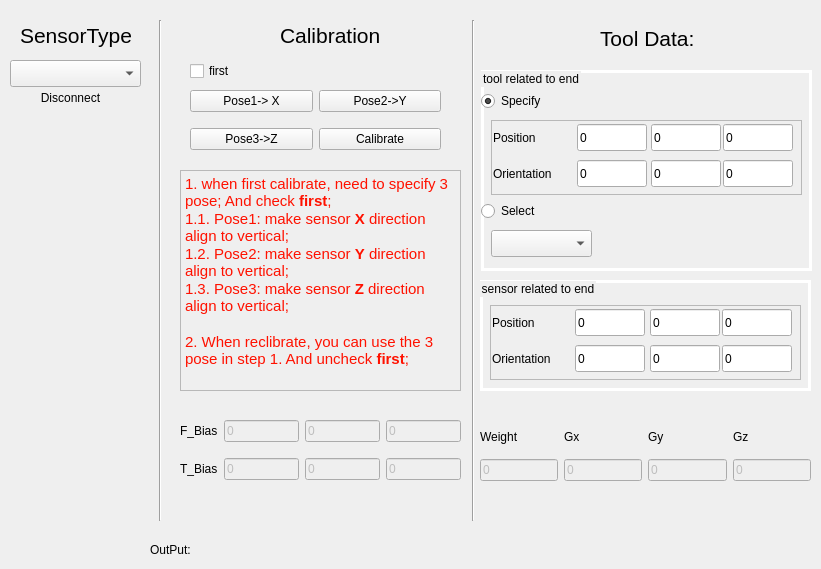
   <widget class="QWidget" name="FT_Sensor">
    <attribute name="title">
     <string>FT Sensor</string>
    </attribute>
    <widget class="QComboBox" name="cBSensorName">
     <property name="geometry">
      <rect>
       <x>10</x>
       <y>60</y>
       <width>131</width>
       <height>27</height>
      </rect>
     </property>
     <property name="editable">
      <bool>false</bool>
     </property>
    </widget>
    <widget class="QLabel" name="label_calibration">
     <property name="geometry">
      <rect>
       <x>280</x>
       <y>27</y>
       <width>111</width>
       <height>17</height>
      </rect>
     </property>
     <property name="font">
      <font>
       <pointsize>16</pointsize>
      </font>
     </property>
     <property name="text">
      <string>Calibration</string>
     </property>
    </widget>
    <widget class="QLabel" name="label_sensor_type">
     <property name="geometry">
      <rect>
       <x>20</x>
       <y>20</y>
       <width>121</width>
       <height>31</height>
      </rect>
     </property>
     <property name="font">
      <font>
       <pointsize>16</pointsize>
      </font>
     </property>
     <property name="text">
      <string>SensorType</string>
     </property>
    </widget>
    <widget class="QLabel" name="label_realtimeData_3">
     <property name="geometry">
      <rect>
       <x>150</x>
       <y>540</y>
       <width>91</width>
       <height>20</height>
      </rect>
     </property>
     <property name="text">
      <string>OutPut:</string>
     </property>
    </widget>
    <widget class="QWidget" name="gridLayoutWidget">
     <property name="geometry">
      <rect>
       <x>190</x>
       <y>80</y>
       <width>251</width>
       <height>80</height>
      </rect>
     </property>
     <layout class="QGridLayout" name="gridLayout_12">
      <item row="0" column="0">
       <widget class="QPushButton" name="pBPos1">
        <property name="text">
         <string>Pose1-&gt; X</string>
        </property>
       </widget>
      </item>
      <item row="0" column="1">
       <widget class="QPushButton" name="pBPos2">
        <property name="text">
         <string>Pose2-&gt;Y</string>
        </property>
       </widget>
      </item>
      <item row="1" column="0">
       <widget class="QPushButton" name="pBPos3">
        <property name="text">
         <string>Pose3-&gt;Z</string>
        </property>
       </widget>
      </item>
      <item row="1" column="1">
       <widget class="QPushButton" name="pBCalibration">
        <property name="text">
         <string>Calibrate</string>
        </property>
       </widget>
      </item>
     </layout>
    </widget>
    <widget class="QLabel" name="lbOutPut">
     <property name="geometry">
      <rect>
       <x>260</x>
       <y>540</y>
       <width>441</width>
       <height>20</height>
      </rect>
     </property>
     <property name="text">
      <string/>
     </property>
    </widget>
    <widget class="QCheckBox" name="cBFirst">
     <property name="geometry">
      <rect>
       <x>190</x>
       <y>60</y>
       <width>61</width>
       <height>22</height>
      </rect>
     </property>
     <property name="text">
      <string>first</string>
     </property>
     <property name="checked">
      <bool>false</bool>
     </property>
    </widget>
    <widget class="QTextEdit" name="textEdit">
     <property name="enabled">
      <bool>false</bool>
     </property>
     <property name="geometry">
      <rect>
       <x>180</x>
       <y>170</y>
       <width>281</width>
       <height>221</height>
      </rect>
     </property>
     <property name="html">
      <string>&lt;!DOCTYPE HTML PUBLIC &quot;-//W3C//DTD HTML 4.0//EN&quot; &quot;http://www.w3.org/TR/REC-html40/strict.dtd&quot;&gt;
&lt;html&gt;&lt;head&gt;&lt;meta name=&quot;qrichtext&quot; content=&quot;1&quot; /&gt;&lt;style type=&quot;text/css&quot;&gt;
p, li { white-space: pre-wrap; }
&lt;/style&gt;&lt;/head&gt;&lt;body style=&quot; font-family:'Ubuntu'; font-size:11pt; font-weight:400; font-style:normal;&quot;&gt;
&lt;p style=&quot; margin-top:0px; margin-bottom:0px; margin-left:0px; margin-right:0px; -qt-block-indent:0; text-indent:0px;&quot;&gt;&lt;span style=&quot; font-family:'Ubuntu'; color:#ff1100;&quot;&gt;1. when first calibrate, need to specify 3 pose; And check&lt;/span&gt;&lt;span style=&quot; font-family:'Ubuntu'; font-weight:600; color:#ff1100;&quot;&gt; first&lt;/span&gt;&lt;span style=&quot; font-family:'Ubuntu'; color:#ff1100;&quot;&gt;;&lt;/span&gt;&lt;/p&gt;
&lt;p style=&quot; margin-top:0px; margin-bottom:0px; margin-left:0px; margin-right:0px; -qt-block-indent:0; text-indent:0px;&quot;&gt;&lt;span style=&quot; font-family:'Ubuntu'; color:#ff1100;&quot;&gt;1.1. Pose1: make sensor &lt;/span&gt;&lt;span style=&quot; font-family:'Ubuntu'; font-weight:600; color:#ff1100;&quot;&gt;X&lt;/span&gt;&lt;span style=&quot; font-family:'Ubuntu'; color:#ff1100;&quot;&gt; direction align to vertical;&lt;/span&gt;&lt;/p&gt;
&lt;p style=&quot; margin-top:0px; margin-bottom:0px; margin-left:0px; margin-right:0px; -qt-block-indent:0; text-indent:0px;&quot;&gt;&lt;span style=&quot; font-family:'Ubuntu'; color:#ff1100;&quot;&gt;1.2. Pose2: make sensor &lt;/span&gt;&lt;span style=&quot; font-family:'Ubuntu'; font-weight:600; color:#ff1100;&quot;&gt;Y&lt;/span&gt;&lt;span style=&quot; font-family:'Ubuntu'; color:#ff1100;&quot;&gt; direction align to vertical;&lt;/span&gt;&lt;/p&gt;
&lt;p style=&quot; margin-top:0px; margin-bottom:0px; margin-left:0px; margin-right:0px; -qt-block-indent:0; text-indent:0px;&quot;&gt;&lt;span style=&quot; font-family:'Ubuntu'; color:#ff1100;&quot;&gt;1.3. Pose3: make sensor &lt;/span&gt;&lt;span style=&quot; font-family:'Ubuntu'; font-weight:600; color:#ff1100;&quot;&gt;Z&lt;/span&gt;&lt;span style=&quot; font-family:'Ubuntu'; color:#ff1100;&quot;&gt; direction align to vertical;&lt;/span&gt;&lt;/p&gt;
&lt;p style=&quot;-qt-paragraph-type:empty; margin-top:0px; margin-bottom:0px; margin-left:0px; margin-right:0px; -qt-block-indent:0; text-indent:0px; font-family:'Ubuntu'; color:#ff1100;&quot;&gt;&lt;br /&gt;&lt;/p&gt;
&lt;p style=&quot; margin-top:0px; margin-bottom:0px; margin-left:0px; margin-right:0px; -qt-block-indent:0; text-indent:0px;&quot;&gt;&lt;span style=&quot; font-family:'Ubuntu'; color:#ff1100;&quot;&gt;2. When reclibrate, you can use the 3 pose in step 1. And uncheck&lt;/span&gt;&lt;span style=&quot; font-family:'Ubuntu'; font-weight:600; color:#ff1100;&quot;&gt; first&lt;/span&gt;&lt;span style=&quot; font-family:'Ubuntu'; color:#ff1100;&quot;&gt;;&lt;/span&gt;&lt;/p&gt;&lt;/body&gt;&lt;/html&gt;</string>
     </property>
    </widget>
    <widget class="QLabel" name="label_calibration_3">
     <property name="geometry">
      <rect>
       <x>600</x>
       <y>30</y>
       <width>111</width>
       <height>17</height>
      </rect>
     </property>
     <property name="font">
      <font>
       <pointsize>16</pointsize>
      </font>
     </property>
     <property name="text">
      <string>Tool Data:</string>
     </property>
    </widget>
    <widget class="QGroupBox" name="groupBox">
     <property name="geometry">
      <rect>
       <x>481</x>
       <y>70</y>
       <width>331</width>
       <height>201</height>
      </rect>
     </property>
     <property name="styleSheet">
      <string notr="true">QGroupBox{
border-width:3px;
border-style:solid;
border-color:white;
margin-top:0.1ex;
}</string>
     </property>
     <property name="title">
      <string>tool related to end</string>
     </property>
     <widget class="QRadioButton" name="rBSpecifyTool">
      <property name="geometry">
       <rect>
        <x>0</x>
        <y>20</y>
        <width>117</width>
        <height>22</height>
       </rect>
      </property>
      <property name="text">
       <string>Specify</string>
      </property>
      <property name="checked">
       <bool>true</bool>
      </property>
     </widget>
     <widget class="QFrame" name="toolFrame">
      <property name="geometry">
       <rect>
        <x>10</x>
        <y>50</y>
        <width>311</width>
        <height>75</height>
       </rect>
      </property>
      <property name="frameShape">
       <enum>QFrame::StyledPanel</enum>
      </property>
      <property name="frameShadow">
       <enum>QFrame::Raised</enum>
      </property>
      <widget class="QLineEdit" name="lEPosRZ">
       <property name="geometry">
        <rect>
         <x>232</x>
         <y>40</y>
         <width>70</width>
         <height>27</height>
        </rect>
       </property>
       <property name="inputMethodHints">
        <set>Qt::ImhDigitsOnly</set>
       </property>
       <property name="text">
        <string>0</string>
       </property>
      </widget>
      <widget class="QLineEdit" name="lEPosX">
       <property name="geometry">
        <rect>
         <x>86</x>
         <y>4</y>
         <width>70</width>
         <height>27</height>
        </rect>
       </property>
       <property name="contextMenuPolicy">
        <enum>Qt::NoContextMenu</enum>
       </property>
       <property name="text">
        <string>0</string>
       </property>
      </widget>
      <widget class="QLabel" name="label_ori_2">
       <property name="geometry">
        <rect>
         <x>2</x>
         <y>44</y>
         <width>80</width>
         <height>20</height>
        </rect>
       </property>
       <property name="text">
        <string>Orientation</string>
       </property>
      </widget>
      <widget class="QLabel" name="label_position_2">
       <property name="geometry">
        <rect>
         <x>2</x>
         <y>8</y>
         <width>67</width>
         <height>20</height>
        </rect>
       </property>
       <property name="text">
        <string>Position</string>
       </property>
      </widget>
      <widget class="QLineEdit" name="lEPosRX">
       <property name="geometry">
        <rect>
         <x>86</x>
         <y>40</y>
         <width>70</width>
         <height>27</height>
        </rect>
       </property>
       <property name="text">
        <string>0</string>
       </property>
      </widget>
      <widget class="QLineEdit" name="lEPosY">
       <property name="geometry">
        <rect>
         <x>160</x>
         <y>4</y>
         <width>70</width>
         <height>27</height>
        </rect>
       </property>
       <property name="text">
        <string>0</string>
       </property>
      </widget>
      <widget class="QLineEdit" name="lEPosRY">
       <property name="geometry">
        <rect>
         <x>160</x>
         <y>40</y>
         <width>70</width>
         <height>27</height>
        </rect>
       </property>
       <property name="text">
        <string>0</string>
       </property>
      </widget>
      <widget class="QLineEdit" name="lEPosZ">
       <property name="geometry">
        <rect>
         <x>232</x>
         <y>4</y>
         <width>70</width>
         <height>27</height>
        </rect>
       </property>
       <property name="text">
        <string>0</string>
       </property>
      </widget>
     </widget>
     <widget class="QRadioButton" name="rBSelectTool">
      <property name="geometry">
       <rect>
        <x>0</x>
        <y>130</y>
        <width>117</width>
        <height>22</height>
       </rect>
      </property>
      <property name="text">
       <string>Select</string>
      </property>
      <property name="checked">
       <bool>false</bool>
      </property>
     </widget>
     <widget class="QComboBox" name="comBToolSet">
      <property name="geometry">
       <rect>
        <x>10</x>
        <y>160</y>
        <width>101</width>
        <height>27</height>
       </rect>
      </property>
     </widget>
    </widget>
    <widget class="QLabel" name="label_Connect">
     <property name="geometry">
      <rect>
       <x>30</x>
       <y>90</y>
       <width>81</width>
       <height>17</height>
      </rect>
     </property>
     <property name="layoutDirection">
      <enum>Qt::LeftToRight</enum>
     </property>
     <property name="text">
      <string>Disconnect</string>
     </property>
     <property name="textFormat">
      <enum>Qt::RichText</enum>
     </property>
     <property name="alignment">
      <set>Qt::AlignCenter</set>
     </property>
    </widget>
    <widget class="QWidget" name="gridLayoutWidget_6">
     <property name="geometry">
      <rect>
       <x>480</x>
       <y>420</y>
       <width>331</width>
       <height>61</height>
      </rect>
     </property>
     <layout class="QGridLayout" name="gridLayout_4">
      <item row="1" column="0">
       <widget class="QLineEdit" name="lE_Weight">
        <property name="enabled">
         <bool>false</bool>
        </property>
        <property name="text">
         <string>0</string>
        </property>
       </widget>
      </item>
      <item row="1" column="1">
       <widget class="QLineEdit" name="lE_Gx">
        <property name="enabled">
         <bool>false</bool>
        </property>
        <property name="text">
         <string>0</string>
        </property>
       </widget>
      </item>
      <item row="1" column="3">
       <widget class="QLineEdit" name="lE_Gz">
        <property name="enabled">
         <bool>false</bool>
        </property>
        <property name="text">
         <string>0</string>
        </property>
       </widget>
      </item>
      <item row="1" column="2">
       <widget class="QLineEdit" name="lE_Gy">
        <property name="enabled">
         <bool>false</bool>
        </property>
        <property name="text">
         <string>0</string>
        </property>
       </widget>
      </item>
      <item row="0" column="0">
       <widget class="QLabel" name="label_16">
        <property name="text">
         <string>Weight</string>
        </property>
       </widget>
      </item>
      <item row="0" column="1">
       <widget class="QLabel" name="label_17">
        <property name="text">
         <string>Gx</string>
        </property>
       </widget>
      </item>
      <item row="0" column="2">
       <widget class="QLabel" name="label_18">
        <property name="text">
         <string>Gy</string>
        </property>
       </widget>
      </item>
      <item row="0" column="3">
       <widget class="QLabel" name="label_19">
        <property name="text">
         <string>Gz</string>
        </property>
       </widget>
      </item>
     </layout>
    </widget>
    <widget class="QWidget" name="gridLayoutWidget_7">
     <property name="geometry">
      <rect>
       <x>180</x>
       <y>410</y>
       <width>281</width>
       <height>80</height>
      </rect>
     </property>
     <layout class="QGridLayout" name="gridLayout_5">
      <item row="0" column="0">
       <widget class="QLabel" name="label_23">
        <property name="text">
         <string>F_Bias</string>
        </property>
       </widget>
      </item>
      <item row="0" column="1">
       <widget class="QLineEdit" name="lE_Fx_Bias">
        <property name="enabled">
         <bool>false</bool>
        </property>
        <property name="text">
         <string>0</string>
        </property>
       </widget>
      </item>
      <item row="1" column="0">
       <widget class="QLabel" name="label_24">
        <property name="text">
         <string>T_Bias</string>
        </property>
       </widget>
      </item>
      <item row="0" column="2">
       <widget class="QLineEdit" name="lE_Fy_Bias">
        <property name="enabled">
         <bool>false</bool>
        </property>
        <property name="text">
         <string>0</string>
        </property>
       </widget>
      </item>
      <item row="0" column="3">
       <widget class="QLineEdit" name="lE_Fz_Bias">
        <property name="enabled">
         <bool>false</bool>
        </property>
        <property name="text">
         <string>0</string>
        </property>
       </widget>
      </item>
      <item row="1" column="1">
       <widget class="QLineEdit" name="lE_Tx_Bias">
        <property name="enabled">
         <bool>false</bool>
        </property>
        <property name="text">
         <string>0</string>
        </property>
       </widget>
      </item>
      <item row="1" column="2">
       <widget class="QLineEdit" name="lE_Ty_Bias">
        <property name="enabled">
         <bool>false</bool>
        </property>
        <property name="text">
         <string>0</string>
        </property>
       </widget>
      </item>
      <item row="1" column="3">
       <widget class="QLineEdit" name="lE_Tz_Bias">
        <property name="enabled">
         <bool>false</bool>
        </property>
        <property name="text">
         <string>0</string>
        </property>
       </widget>
      </item>
     </layout>
    </widget>
    <widget class="Line" name="line_2">
     <property name="geometry">
      <rect>
       <x>150</x>
       <y>20</y>
       <width>20</width>
       <height>501</height>
      </rect>
     </property>
     <property name="orientation">
      <enum>Qt::Vertical</enum>
     </property>
    </widget>
    <widget class="Line" name="line_3">
     <property name="geometry">
      <rect>
       <x>465</x>
       <y>20</y>
       <width>16</width>
       <height>501</height>
      </rect>
     </property>
     <property name="orientation">
      <enum>Qt::Vertical</enum>
     </property>
    </widget>
    <widget class="QGroupBox" name="groupBox_2">
     <property name="geometry">
      <rect>
       <x>480</x>
       <y>280</y>
       <width>331</width>
       <height>111</height>
      </rect>
     </property>
     <property name="styleSheet">
      <string notr="true">QGroupBox{
border-width:3px;
border-style:solid;
border-color:white;
margin-top:0.1ex;
}</string>
     </property>
     <property name="title">
      <string>sensor related to end</string>
     </property>
     <widget class="QFrame" name="toolFrame_2">
      <property name="geometry">
       <rect>
        <x>10</x>
        <y>25</y>
        <width>311</width>
        <height>75</height>
       </rect>
      </property>
      <property name="frameShape">
       <enum>QFrame::StyledPanel</enum>
      </property>
      <property name="frameShadow">
       <enum>QFrame::Raised</enum>
      </property>
      <widget class="QLineEdit" name="lEPosRZ_2">
       <property name="geometry">
        <rect>
         <x>232</x>
         <y>40</y>
         <width>70</width>
         <height>27</height>
        </rect>
       </property>
       <property name="inputMethodHints">
        <set>Qt::ImhDigitsOnly</set>
       </property>
       <property name="text">
        <string>0</string>
       </property>
      </widget>
      <widget class="QLineEdit" name="lEPosX_2">
       <property name="geometry">
        <rect>
         <x>85</x>
         <y>4</y>
         <width>70</width>
         <height>27</height>
        </rect>
       </property>
       <property name="contextMenuPolicy">
        <enum>Qt::NoContextMenu</enum>
       </property>
       <property name="text">
        <string>0</string>
       </property>
      </widget>
      <widget class="QLabel" name="label_ori_3">
       <property name="geometry">
        <rect>
         <x>2</x>
         <y>44</y>
         <width>80</width>
         <height>20</height>
        </rect>
       </property>
       <property name="text">
        <string>Orientation</string>
       </property>
      </widget>
      <widget class="QLabel" name="label_position_3">
       <property name="geometry">
        <rect>
         <x>2</x>
         <y>8</y>
         <width>67</width>
         <height>20</height>
        </rect>
       </property>
       <property name="text">
        <string>Position</string>
       </property>
      </widget>
      <widget class="QLineEdit" name="lEPosRX_2">
       <property name="geometry">
        <rect>
         <x>85</x>
         <y>40</y>
         <width>70</width>
         <height>27</height>
        </rect>
       </property>
       <property name="text">
        <string>0</string>
       </property>
      </widget>
      <widget class="QLineEdit" name="lEPosY_2">
       <property name="geometry">
        <rect>
         <x>160</x>
         <y>4</y>
         <width>70</width>
         <height>27</height>
        </rect>
       </property>
       <property name="text">
        <string>0</string>
       </property>
      </widget>
      <widget class="QLineEdit" name="lEPosRY_2">
       <property name="geometry">
        <rect>
         <x>160</x>
         <y>40</y>
         <width>70</width>
         <height>27</height>
        </rect>
       </property>
       <property name="text">
        <string>0</string>
       </property>
      </widget>
      <widget class="QLineEdit" name="lEPosZ_2">
       <property name="geometry">
        <rect>
         <x>232</x>
         <y>4</y>
         <width>70</width>
         <height>27</height>
        </rect>
       </property>
       <property name="text">
        <string>0</string>
       </property>
      </widget>
     </widget>
    </widget>
   </widget>
